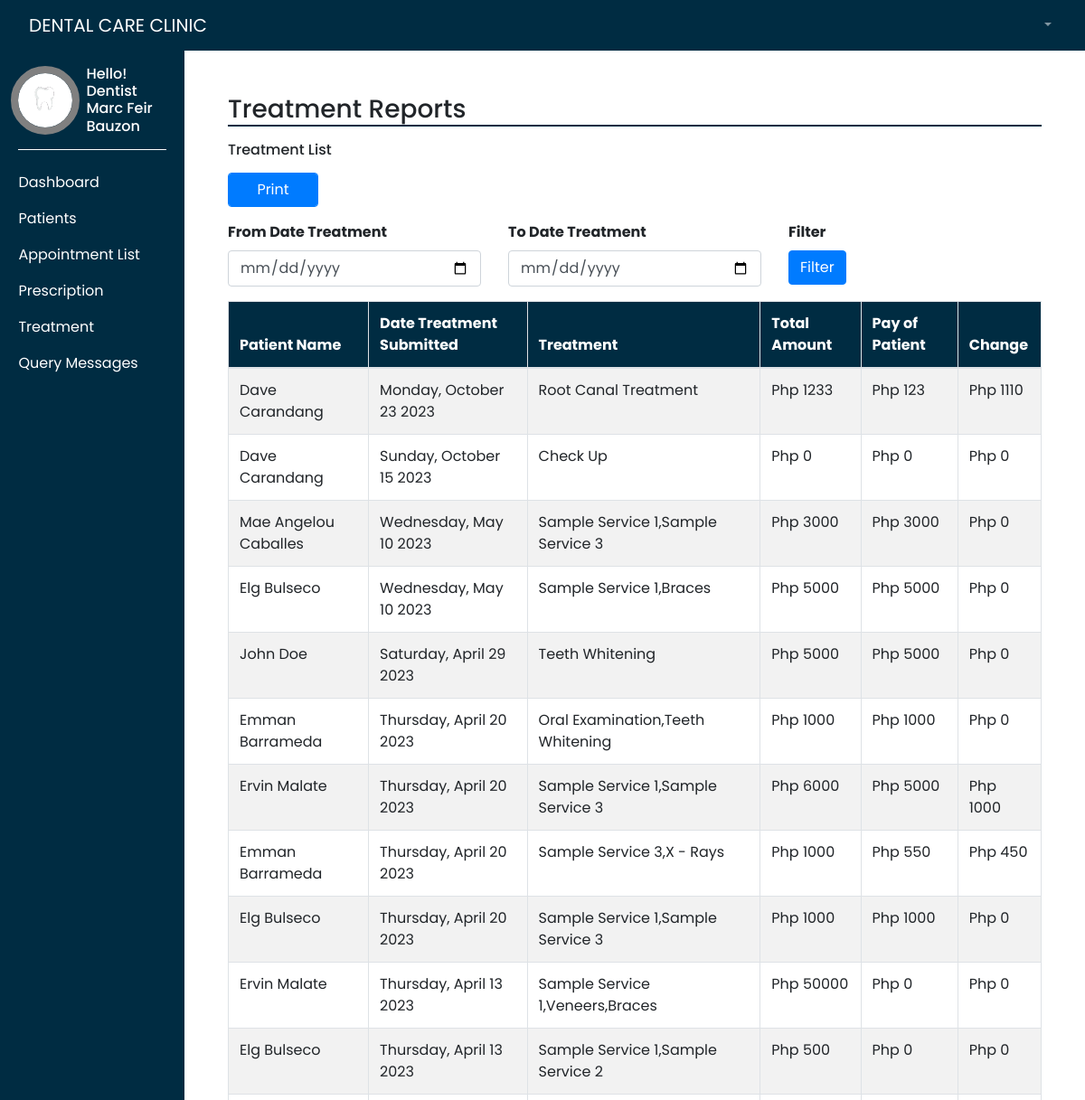
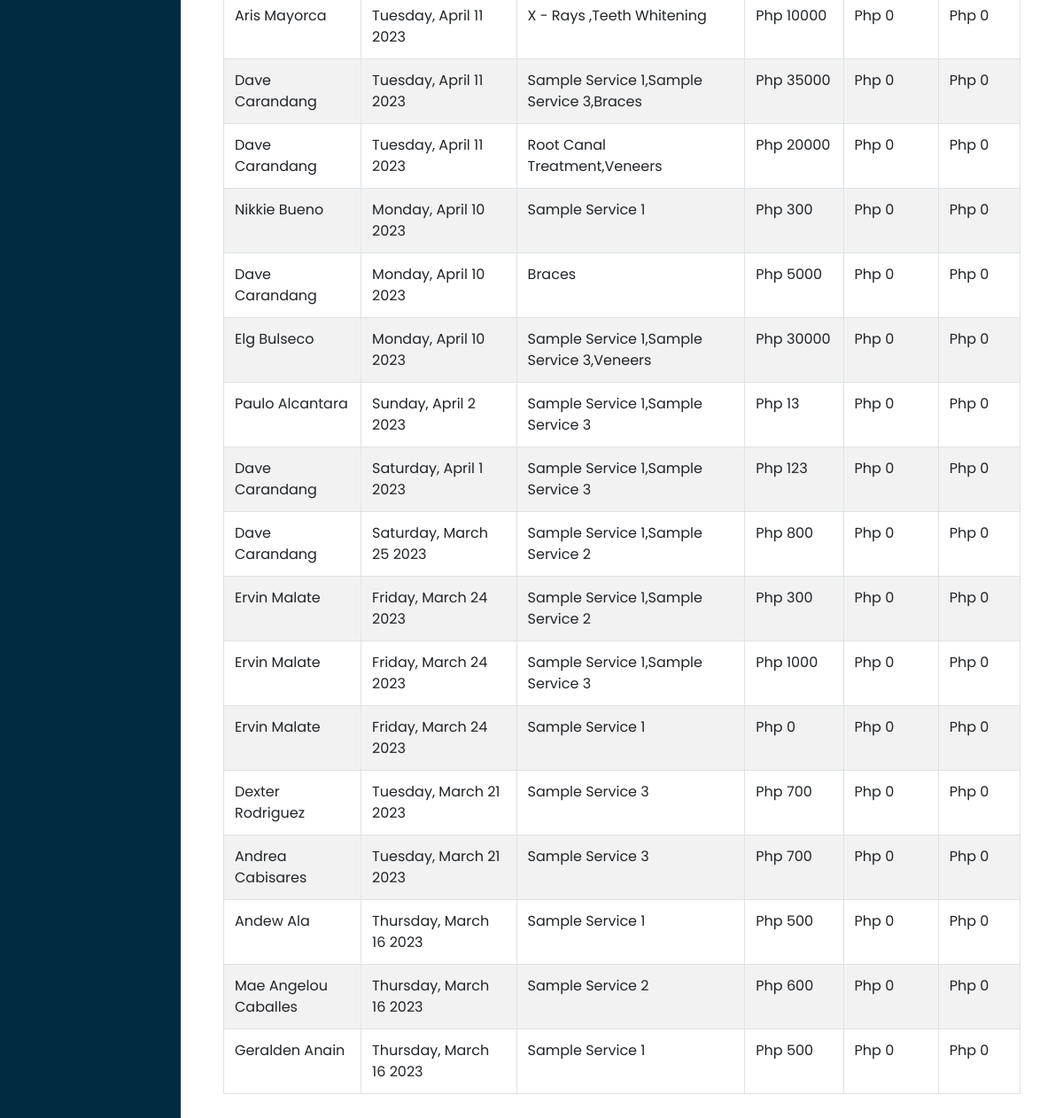
The page /adminTreatmentReports_view.php (signed in) on the database its author committed (2 pictures, top to bottom).
### tables this page shows
CREATE TABLE `treatment` (
  `treatmentId` int(11) NOT NULL,
  `reqId` int(11) NOT NULL,
  `patientId` int(11) NOT NULL,
  `dentistId` int(11) NOT NULL,
  `serviceId` int(11) NOT NULL,
  `date_visit` varchar(250) NOT NULL,
  `service_name` varchar(250) NOT NULL,
  `teethNo` varchar(250) NOT NULL,
  `description` varchar(250) NOT NULL,
  `fees` int(11) NOT NULL,
  `totalFees` int(11) NOT NULL,
  `totalChange` int(11) NOT NULL,
  `remarks` varchar(250) NOT NULL,
  `dateTreatment_submitted` date NOT NULL
);

CREATE TABLE `users` (
  `patientId` int(11) NOT NULL,
  `first_name` varchar(50) NOT NULL,
  `last_name` varchar(50) NOT NULL,
  `birth_date` date NOT NULL,
  `gender` varchar(50) NOT NULL,
  `phone_no` varchar(250) NOT NULL,
  `position` varchar(50) NOT NULL,
  `address` varchar(50) NOT NULL,
  `email` varchar(50) NOT NULL,
  `pass_word` varchar(50) NOT NULL,
  `created` date NOT NULL,
  `token` varchar(100) NOT NULL,
  `token_expire` timestamp(6) NOT NULL DEFAULT current_timestamp(6) ON UPDATE current_timestamp(6),
  `teeth1` varchar(250) NOT NULL,
  `teeth2` varchar(250) NOT NULL,
  `teeth3` varchar(250) NOT NULL,
  `teeth4` varchar(250) NOT NULL,
  `teeth5` varchar(250) NOT NULL,
  `teeth6` varchar(250) NOT NULL,
  `teeth7` varchar(250) NOT NULL,
  `teeth8` varchar(250) NOT NULL,
  `teeth9` varchar(250) NOT NULL,
  `teeth10` varchar(250) NOT NULL,
  `teeth11` varchar(250) NOT NULL,
  `teeth12` varchar(250) NOT NULL,
  `teeth13` varchar(250) NOT NULL,
  `teeth14` varchar(250) NOT NULL,
  `teeth15` varchar(250) NOT NULL,
  `teeth16` varchar(250) NOT NULL,
  `teeth17` varchar(250) NOT NULL,
  `teeth18` varchar(250) NOT NULL,
  `teeth19` varchar(250) NOT NULL,
  `teeth20` varchar(250) NOT NULL,
  `teeth21` varchar(250) NOT NULL,
  `teeth22` varchar(250) NOT NULL,
  `teeth23` varchar(250) NOT NULL,
  `teeth24` varchar(250) NOT NULL,
  `teeth25` varchar(250) NOT NULL,
  `teeth26` varchar(250) NOT NULL,
  `teeth27` varchar(250) NOT NULL,
  `teeth28` varchar(250) NOT NULL,
  `teeth29` varchar(250) NOT NULL,
  `teeth30` varchar(250) NOT NULL,
  `teeth31` varchar(250) NOT NULL,
  `teeth32` varchar(250) NOT NULL
);

### adminTreatmentReports_view.php (the view, shortened to what this page needs)
<?php
require_once "connection.php";
?>
<!DOCTYPE html>
<html lang="en">
<head>
    <link rel="stylesheet" href="styles/dashAdmin.css">
    <link rel="stylesheet" href="https://maxcdn.bootstrapcdn.com/bootstrap/4.0.0/css/bootstrap.min.css"/>
</head>
<body style="height: 100vh;">
    <div class="" style=" width: 100%">
        <?php require("templates/main-header.php"); ?>
    </div>
    <div class="d-flex" >
        <div class="bg-dark" style="width: 17%">
            <?php require("templates/sidebar.php"); ?>
        </div>
        <div style="width: 83%">
            <div class="p-5">
                <h3 style="border-bottom: 2px solid #002c42">Treatment Reports</h3>
                <h6 class="mt-3 mb-3">Treatment List</h6>
                <form action="adminTreatmentReports_print.php" method="POST">
                    <input type="submit" value="Print" name="printBtn" class="btn btn-primary form-control mb-3" style="width: 100px;">
                </form>
                <form action="adminTreatmentReports_filter.php" method="get">
                    <div class="row">
                        <div class="col-md-4">
                            <div class="form-group">
                                <label for="" class="font-weight-bold">From Date Treatment</label>
                                <input type="date" name="from_date" class="form-control">
                            </div>
                        </div>
                        <div class="col-md-4">
                            <div class="form-group">
                                <label for="" class="font-weight-bold">To Date Treatment</label>
                                <input type="date" name="to_date" class="form-control">
                            </div>
                        </div>
                        <div class="col-md-4">
                            <div class="form-group">
                                <div>
                                    <label for="" class="font-weight-bold">Filter</label>
                                </div>
                                <button type="submit" class="btn btn-primary">Filter</button>
                            </div>
                        </div>
                    </div>
                </form>
                <?php
                    $sqlp = "SELECT p.treatmentId, p.dentistId, p.date_visit, p.service_name, p.teethNo, p.description, p.fees, p.totalFees, p.totalChange, p.remarks, p.dateTreatment_submitted, u.patientId, u.last_name, u.first_name FROM treatment p INNER JOIN users u ON p.patientId = u.patientId ORDER BY p.dateTreatment_submitted DESC";
                    $resultp = $conn->query($sqlp);
                ?>
                <table class="table table-hover table-striped table-bordered" style="margin-bottom: 200px;">
                    <thead style="background-color: #002c42 !important; color: white; text-align: left">
                        <tr>
                        <th scope="col">Patient Name</th>
                        <th scope="col">Date Treatment Submitted</th>
                        <th scope="col">Treatment</th>
                        <th scope="col">Total Amount</th>
                        <th scope="col">Pay of Patient</th>
                        <th scope="col">Change</th>
                        </tr>
                    </thead>
                    <tbody>
                        <?php if ($resultp->num_rows > 0) { ?>
                        <?php while($rowp = $resultp->fetch_assoc()){?>
                        <tr>
                            <td><?php echo $rowp['first_name']; ?> <?php echo $rowp['last_name']; ?></td>
                            <td>
                                <?php echo date("l, F j Y", strtotime($rowp['dateTreatment_submitted']));?>
                            </td>
                            <td><?php echo $rowp['service_name']; ?></td>
                            <td>Php <?php echo $rowp['fees']; ?></td>
                            <td>Php <?php echo $rowp['totalFees']; ?></td>
                            <td>Php <?php echo $rowp['totalChange']; ?></td>
                        </tr>
                        <?php }?>
                        <?php } ?>
                    </tbody>
                </table>
            </div>
        </div>
    </div>
</body>
</html>

### styles/dashAdmin.css (style rules this page uses)
* { margin: 0; padding: 0; font-family: 'Poppins', sans-serif !important; box-sizing: border-box; }

### rows shown on the page
treatment: patientId.first_name "Dave", patientId.last_name "Carandang", dateTreatment_submitted "Monday, October 23 2023", service_name "Root Canal Treatment", fees "1233", totalFees "123", totalChange "1110"
treatment: patientId.first_name "Dave", patientId.last_name "Carandang", dateTreatment_submitted "Sunday, October 15 2023", service_name "Check Up", fees "0", totalFees "0", totalChange "0"
treatment: patientId.first_name "Mae Angelou", patientId.last_name "Caballes", dateTreatment_submitted "Wednesday, May 10 2023", service_name "Sample Service 1,Sample Service 3", fees "3000", totalFees "3000", totalChange "0"
treatment: patientId.first_name "Elg", patientId.last_name "Bulseco", dateTreatment_submitted "Wednesday, May 10 2023", service_name "Sample Service 1,Braces", fees "5000", totalFees "5000", totalChange "0"
treatment: patientId.first_name "John", patientId.last_name "Doe", dateTreatment_submitted "Saturday, April 29 2023", service_name "Teeth Whitening", fees "5000", totalFees "5000", totalChange "0"
treatment: patientId.first_name "Emman", patientId.last_name "Barrameda", dateTreatment_submitted "Thursday, April 20 2023", service_name "Oral Examination,Teeth Whitening", fees "1000", totalFees "1000", totalChange "0"
treatment: patientId.first_name "Ervin", patientId.last_name "Malate", dateTreatment_submitted "Thursday, April 20 2023", service_name "Sample Service 1,Sample Service 3", fees "6000", totalFees "5000", totalChange "1000"
treatment: patientId.first_name "Emman", patientId.last_name "Barrameda", dateTreatment_submitted "Thursday, April 20 2023", service_name "Sample Service 3,X - Rays", fees "1000", totalFees "550", totalChange "450"
treatment: patientId.first_name "Elg", patientId.last_name "Bulseco", dateTreatment_submitted "Thursday, April 20 2023", service_name "Sample Service 1,Sample Service 3", fees "1000", totalFees "1000", totalChange "0"
treatment: patientId.first_name "Ervin", patientId.last_name "Malate", dateTreatment_submitted "Thursday, April 13 2023", service_name "Sample Service 1,Veneers,Braces", fees "50000", totalFees "0", totalChange "0"
treatment: patientId.first_name "Elg", patientId.last_name "Bulseco", dateTreatment_submitted "Thursday, April 13 2023", service_name "Sample Service 1,Sample Service 2", fees "500", totalFees "0", totalChange "0"
treatment: patientId.first_name "Aris", patientId.last_name "Mayorca", dateTreatment_submitted "Tuesday, April 11 2023", service_name "X - Rays ,Teeth Whitening", fees "10000", totalFees "0", totalChange "0"
treatment: patientId.first_name "Dave", patientId.last_name "Carandang", dateTreatment_submitted "Tuesday, April 11 2023", service_name "Sample Service 1,Sample Service 3,Braces", fees "35000", totalFees "0", totalChange "0"
treatment: patientId.first_name "Dave", patientId.last_name "Carandang", dateTreatment_submitted "Tuesday, April 11 2023", service_name "Root Canal Treatment,Veneers", fees "20000", totalFees "0", totalChange "0"
treatment: patientId.first_name "Nikkie", patientId.last_name "Bueno", dateTreatment_submitted "Monday, April 10 2023", service_name "Sample Service 1", fees "300", totalFees "0", totalChange "0"
treatment: patientId.first_name "Dave", patientId.last_name "Carandang", dateTreatment_submitted "Monday, April 10 2023", service_name "Braces", fees "5000", totalFees "0", totalChange "0"
treatment: patientId.first_name "Elg", patientId.last_name "Bulseco", dateTreatment_submitted "Monday, April 10 2023", service_name "Sample Service 1,Sample Service 3,Veneers", fees "30000", totalFees "0", totalChange "0"
treatment: patientId.first_name "Paulo", patientId.last_name "Alcantara", dateTreatment_submitted "Sunday, April 2 2023", service_name "Sample Service 1,Sample Service 3", fees "13", totalFees "0", totalChange "0"
treatment: patientId.first_name "Dave", patientId.last_name "Carandang", dateTreatment_submitted "Saturday, April 1 2023", service_name "Sample Service 1,Sample Service 3", fees "123", totalFees "0", totalChange "0"
treatment: patientId.first_name "Dave", patientId.last_name "Carandang", dateTreatment_submitted "Saturday, March 25 2023", service_name "Sample Service 1,Sample Service 2", fees "800", totalFees "0", totalChange "0"
treatment: patientId.first_name "Ervin", patientId.last_name "Malate", dateTreatment_submitted "Friday, March 24 2023", service_name "Sample Service 1,Sample Service 2", fees "300", totalFees "0", totalChange "0"
treatment: patientId.first_name "Ervin", patientId.last_name "Malate", dateTreatment_submitted "Friday, March 24 2023", service_name "Sample Service 1,Sample Service 3", fees "1000", totalFees "0", totalChange "0"
treatment: patientId.first_name "Ervin", patientId.last_name "Malate", dateTreatment_submitted "Friday, March 24 2023", service_name "Sample Service 1", fees "0", totalFees "0", totalChange "0"
treatment: patientId.first_name "Dexter", patientId.last_name "Rodriguez", dateTreatment_submitted "Tuesday, March 21 2023", service_name "Sample Service 3", fees "700", totalFees "0", totalChange "0"
treatment: patientId.first_name "Andrea", patientId.last_name "Cabisares", dateTreatment_submitted "Tuesday, March 21 2023", service_name "Sample Service 3", fees "700", totalFees "0", totalChange "0"
treatment: patientId.first_name "Andew", patientId.last_name "Ala", dateTreatment_submitted "Thursday, March 16 2023", service_name "Sample Service 1", fees "500", totalFees "0", totalChange "0"
treatment: patientId.first_name "Mae Angelou", patientId.last_name "Caballes", dateTreatment_submitted "Thursday, March 16 2023", service_name "Sample Service 2", fees "600", totalFees "0", totalChange "0"
treatment: patientId.first_name "Geralden", patientId.last_name "Anain", dateTreatment_submitted "Thursday, March 16 2023", service_name "Sample Service 1", fees "500", totalFees "0", totalChange "0"

### other values the page prints
$_SESSION['position'] "Dentist"
$_SESSION['fullname'] "Marc Feir Bauzon"
